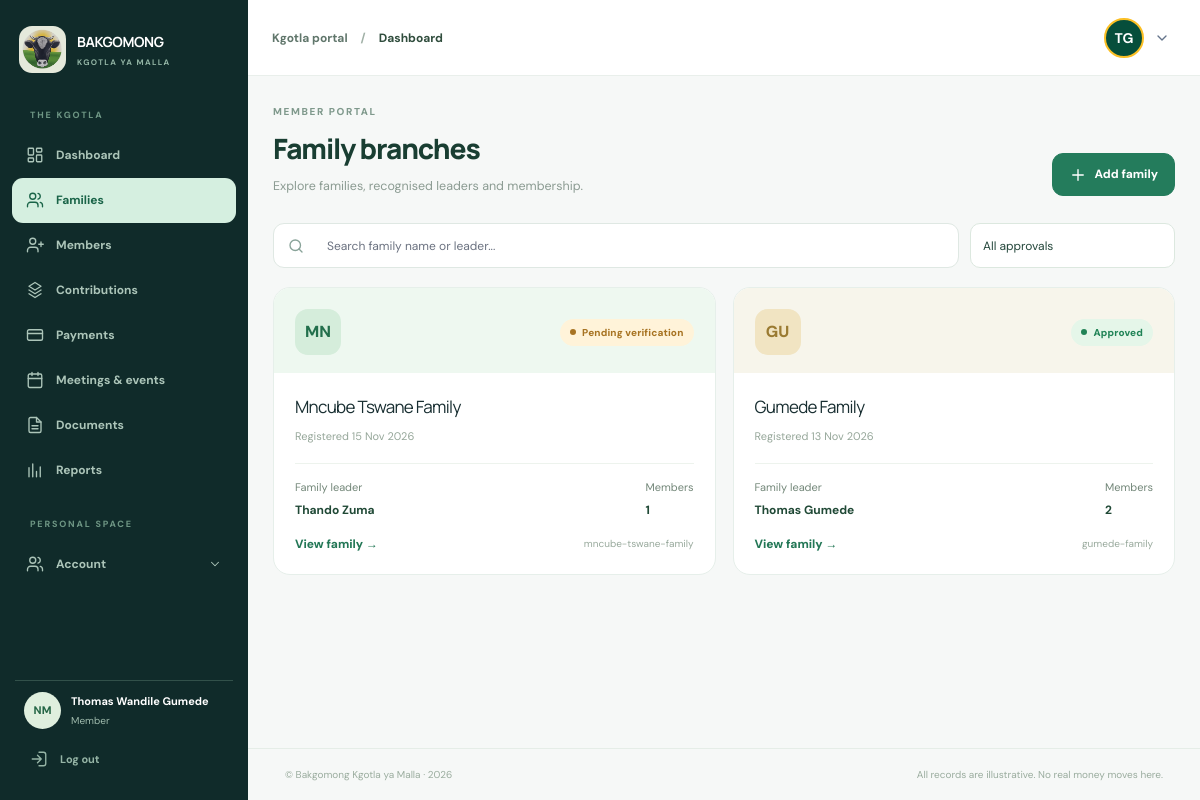
Page /dashboard/families (signed in) on the committed database.
### accounts/models.py (models this page shows, shortened)
class Account(AbstractUser, AbstractProfile):
    profile_image = models.ImageField(help_text=_("Upload profile image"), upload_to=handle_profile_upload, null=True, blank=True)
    title = models.CharField(max_length=30, choices=Title.choices)
    gender = models.CharField(max_length=30, choices=Gender.choices)
    maiden_name = models.CharField(help_text=_("Enter your maiden name"), max_length=300, blank=True, null=True)
    biography = models.TextField(blank=True)
    role = models.CharField(max_length=100, choices=Role.choices, default=Role.MEMBER)
    id_number = models.CharField(max_length=15, help_text=_("Enter your ID number"), unique=True, blank=True, null=True, db_index=True)
    family = models.ForeignKey(Family, related_name='members', on_delete=models.SET_NULL, null=True, blank=True)
    birth_date = models.DateField(help_text=_("Enter your date of birth"), null=True, blank=True)
    employment_status = models.CharField(max_length=20, choices=EmploymentStatus.choices, help_text=_("Select employment status"), null=True, blank=True)
    member_classification = models.CharField(max_length=20, choices=MemberClassification.choices, help_text=_("Select member classification"), null=True, blank=True)
    langueges_spoken = models.CharField(max_length=300, help_text=_("Enter languages you speak, separated by commas"), blank=True, null=True)
    is_approved = models.BooleanField(default=False, help_text=_("Should be approved by executives"))
    is_family_leader = models.BooleanField(default=False, help_text=_("Tick if member is a family leader"))
    created = models.DateTimeField(auto_now_add=True)
    updated = models.DateTimeField(auto_now=True)
    class Meta:
        verbose_name = _("Account")
        verbose_name_plural = _("Accounts")
        ordering = ["-created"]
        indexes = [
            models.Index(fields=["is_approved"]),
            models.Index(fields=["family"]),
        ]
    get_absolute_url = lambda self: reverse("accounts:user-details", kwargs={"username": self.username})
    get_update_url = lambda self: reverse("accounts:profile-update")

class Family(AbstractCreate):
    name = models.CharField(max_length=300, help_text=_('Enter family name e.g Dladla Family'), unique=True)
    slug = models.SlugField(max_length=400, unique=True, db_index=True)
    leader = models.OneToOneField('Account', related_name='family_leader', on_delete=models.SET_NULL, null=True, blank=True)
    is_approved = models.BooleanField(default=False, help_text=_("Should be approved by executives"))
    class Meta:
        verbose_name = _("Family")
        verbose_name_plural = _("Families")
        ordering = ["-created"]
        indexes = [
            models.Index(fields=["is_approved"]),
            models.Index(fields=["slug"]),
        ]
    def get_absolute_url(self):
        return reverse("accounts:get-family", kwargs={"family_slug": self.slug})
    def get_delete_url(self):
        return reverse("accounts:delete-family", kwargs={"family_slug": self.slug})

### accounts/views/family.py (the view)
# urls.py: path('dashboard/families', get_families, name="get-families"),
@login_required
def get_families(request):
    user  = request.user
    if user.role == Role.MEMBER and not user.is_staff:
        families = Family.objects.filter(id=user.family.id)
    else:
        families = Family.objects.all()
    return render(request, 'family/families.html', {"families": families})

### accounts/templates/family/families.html (shortened to what this page needs)
{% extends '_base.html' %}
{% load static %}
{% block content %}
<main class="main-content page-enter" id="main-content">
    <section class="page-heading">
        <div>
            <p class="section-kicker">
                MEMBER PORTAL
            </p>
            <h1>
                Family branches
            </h1>
            <p class="heading-desc">
                Explore families, recognised leaders and membership.
            </p>
        </div>
        <div class="heading-actions">
            <a class="btn-primary" href="{% url 'accounts:add-family' %}">
                <svg aria-hidden="true" class="icon" fill="none" height="18" stroke="currentColor"
                    stroke-linecap="round" stroke-linejoin="round" stroke-width="1.8" viewBox="0 0 24 24" width="18">
                    <path d="M12 5v14M5 12h14">
                    </path>
                </svg>
                Add family
            </a>
        </div>
    </section>
    <div class="filter-toolbar">
        <label class="search-field">
            <svg aria-hidden="true" class="icon" fill="none" height="18" stroke="currentColor" stroke-linecap="round"
                stroke-linejoin="round" stroke-width="1.8" viewBox="0 0 24 24" width="18">
                <circle cx="11" cy="11" r="7">
                </circle>
                <path d="m20 20-4-4">
                </path>
            </svg>
            <input aria-label="Search family name or leader..." id="search-input"
                placeholder="Search family name or leader..." type="search">
        </label>
        <select aria-label="Filter approvals" class="field select-filter" id="filter-main">
            <option value="">
                All approvals
            </option>
        </select>
    </div>
    <div class="family-list-grid w-full" id="families-list">
        {% for family in families %}
        <article class="family-list-item">
            <div class="family-card-top"><span class="family-icon">{{ family.slug|slice:":2"|upper }}</span>{% if family.is_approved %}<span
                    class="status status-green">Approved</span>{% else %}<span class="status status-yellow">Pending verification</span>{% endif %}</div>
            <div class="family-card-content">
                <h3>{{ family.name }}</h3>
                <p>Registered {{ family.created|date:"d M Y" }}</p>
                <div class="family-card-stats"><span>Family leader<strong>{{ family.leader.get_full_name }}</strong></span><span>Members<strong>{{ family.members.count }}</strong></span></div>
                <div class="family-card-footer">
                    {% if family == request.user.family or request.user.is_staff %}
                        <a href="{{ family.get_absolute_url }}" class="text-link">View family
                            →</a>
                    {% endif %}
                    <span style="font-size:10px;color:#98a99c">{{ family.slug }}</span>
                </div>
            </div>
        </article>
        {% empty %}
        <p class="text-center text-muted">No families found.</p>
        {% endfor %}
    </div>
</main>
{% endblock content %}

### templates/_base.html (shortened to what this page needs)
{% load static %}
{% load static tailwind_tags %}
<!DOCTYPE html>
<html lang="en">
<head>
    {% tailwind_css %}
    <link href="{% static 'assets/css/tailwind.generated.css' %}" rel="stylesheet" />
    <link href="{% static 'assets/css/styles.css' %}" rel="stylesheet" />
</head>
<body class="bg-canvas text-ink antialiased" data-page="dashboard">
    <aside aria-label="Main navigation" class="sidebar" id="sidebar">
        <div class="sidebar-top">
            <a class="sidebar-brand" href="{% url 'bakgomong_kgotla_yamalla:dashboard' %}">
                <span class="emblem-frame">
                    <img alt="Bakgomong emblem" src="{% static 'assets/img/bakgomong-emblem.png' %}" />
                </span>
                <span>
                    <strong>
                        BAKGOMONG
                    </strong>
                    <small>
                        KGOTLA YA MALLA
                    </small>
                </span>
            </a>
        </div>
        <div class="side-label">
            THE KGOTLA
        </div>
        <nav class="sidebar-menu">
            <a class="sidebar-link {% if request.resolver_match.url_name == 'dashboard' %} current {% endif %}" href="{% url 'bakgomong_kgotla_yamalla:dashboard' %}">
                <span>
                    Dashboard
                </span>
            </a>
            <a class="sidebar-link {% if request.resolver_match.url_name == 'get-families' %} current {% endif %}" href="{% url 'accounts:get-families' %}">
                <span>
                    Families
                </span>
            </a>
            <a class="sidebar-link {% if request.resolver_match.url_name == 'get-members' %} current {% endif %}" href="{% url 'accounts:get-members' %}">
                <svg aria-hidden="true" class="icon" fill="none" height="18" stroke="currentColor"
                    stroke-linecap="round" stroke-linejoin="round" stroke-width="1.8" viewbox="0 0 24 24" width="18">
                    <path d="M16 21v-2a4 4 0 0 0-4-4H6a4 4 0 0 0-4 4v2">
                    </path>
                    <circle cx="9" cy="7" r="4">
                    </circle>
                    <path d="M20 8v6M23 11h-6">
                    </path>
                </svg>
                <span>
                    Members
                </span>
            </a>
            <a class="sidebar-link {% if request.resolver_match.url_name == 'get-contributions' %} current {% endif %}" href="{% url 'contributions:get-contributions' %}">
                <svg aria-hidden="true" class="icon" fill="none" height="18" stroke="currentColor"
                    stroke-linecap="round" stroke-linejoin="round" stroke-width="1.8" viewbox="0 0 24 24" width="18">
                    <path d="m12 2 8 5-8 5-8-5 8-5ZM4 12l8 5 8-5M4 17l8 5 8-5">
                    </path>
                </svg>
                <span>
                    Contributions
                </span>
            </a>
            <a class="sidebar-link {% if request.resolver_match.url_name == 'member-contributions-list' %} current {% endif %}" href="{% url 'contributions:member-contributions-list' %}">
                <svg aria-hidden="true" class="icon" fill="none" height="18" stroke="currentColor"
                    stroke-linecap="round" stroke-linejoin="round" stroke-width="1.8" viewbox="0 0 24 24" width="18">
                    <rect height="14" rx="2" width="20" x="2" y="5">
                    </rect>
                    <path d="M2 10h20">
                    </path>
                </svg>
                <span>
                    Payments
                </span>
            </a>
            <a class="sidebar-link {% if request.resolver_match.url_name == 'clan-meetings' %} current {% endif %}" href="{% url 'bakgomong_kgotla_yamalla:clan-meetings' %}">
                <svg aria-hidden="true" class="icon" fill="none" height="18" stroke="currentColor"
                    stroke-linecap="round" stroke-linejoin="round" stroke-width="1.8" viewbox="0 0 24 24" width="18">
                    <rect height="18" rx="2" width="18" x="3" y="4">
                    </rect>
                    <path d="M16 2v4M8 2v4M3 10h18">
                    </path>
                </svg>
                <span>
                    Meetings &amp; events
                </span>
            </a>
            <a class="sidebar-link {% if request.resolver_match.url_name == 'clan-documents' %} current {% endif %}" href="{% url 'bakgomong_kgotla_yamalla:clan-documents' %}">
                <svg aria-hidden="true" class="icon" fill="none" height="18" stroke="currentColor"
                    stroke-linecap="round" stroke-linejoin="round" stroke-width="1.8" viewbox="0 0 24 24" width="18">
                    <path d="M14 2H6a2 2 0 0 0-2 2v16a2 2 0 0 0 2 2h12a2 2 0 0 0 2-2V8Z">
                    </path>
                    <path d="M14 2v6h6M8 13h8M8 17h8">
                    </path>
                </svg>
                <span>
                    Documents
                </span>
            </a>
            <a class="sidebar-link {% if request.resolver_match.url_name == 'clan-expenses' %} current {% endif %}" href="{% url 'bakgomong_kgotla_yamalla:clan-expenses' %}">
                <svg aria-hidden="true" class="icon" fill="none" height="18" stroke="currentColor"
                    stroke-linecap="round" stroke-linejoin="round" stroke-width="1.8" viewbox="0 0 24 24" width="18">
                    <path d="M4 21V9M9 21V4M14 21v-7M19 21V8">
                    </path>
                </svg>
                <span>
                    Reports
                </span>
            </a>
        </nav>
        <div class="side-label account-label">
            PERSONAL SPACE
        </div>
        <nav class="sidebar-menu">
            <details class="sidebar-account" id="account-dropdown">
                <summary class="sidebar-link">
                    <span>
                        Account
                    </span>
                    <svg aria-hidden="true" class="icon ml-auto" fill="none" height="18" stroke="currentColor"
                        stroke-linecap="round" stroke-linejoin="round" stroke-width="1.8" viewbox="0 0 24 24"
                        width="18">
                        <path d="m6 9 6 6 6-6">
                        </path>
                    </svg>
                </summary>
            </details>
        </nav>
        <div class="sidebar-bottom">
            <div class="user-mini">
                <span class="user-avatar" data-avatar="{{request.user.get_full_name}}">
                    NM
                </span>
                <div>
                    <strong data-user-name="">
                        {{request.user.first_name }} {{request.user.last_name }}
                    </strong>
                    <small data-user-role="">
                        Member
                    </small>
                </div>
            </div>
            <a class="logout-link" href="{% url 'accounts:logout' %}" id="logout-link" title="Leave demo portal">
                <svg aria-hidden="true" class="icon" fill="none" height="18" stroke="currentColor"
                    stroke-linecap="round" stroke-linejoin="round" stroke-width="1.8" viewbox="0 0 24 24" width="18">
                    <path d="M10 17l5-5-5-5M15 12H3">
                    </path>
                    <path d="M12 3h6a3 3 0 0 1 3 3v12a3 3 0 0 1-3 3h-6">
                    </path>
                </svg>
                Log out
            </a>
        </div>
    </aside>
    <div class="app-frame">
        <header class="app-topbar">
            <div class="topbar-path">
                <a href="{% url 'bakgomong_kgotla_yamalla:dashboard' %}">
                    Kgotla portal
                </a>
                <span>/</span>
                <span>Dashboard</span>
            </div>
            <div class="topbar-right">
                <div id="profile-dropdown" class="relative">
                    <button id="profile-dropdown-button" type="button" aria-label="Open account menu" aria-haspopup="true"
                        aria-expanded="false" aria-controls="profile-dropdown-menu" class="flex items-center gap-2.5
                               rounded-xl p-1.5
                               hover:bg-emerald-50
                               transition-colors
                               focus:outline-none
                               focus:ring-2 focus:ring-emerald-700">
                        <div class="relative flex-shrink-0">
                            <div id="profile-avatar-initials" class="{% if request.user.profile_image %}hidden {% endif %}h-10 w-10
                                       rounded-full
                                       bg-emerald-900
                                       text-white
                                       border-2 border-amber-400
                                       flex items-center
                                       justify-center
                                       text-sm font-bold uppercase">
                                {{ request.user.first_name|default:request.user.username|first|upper }}{{request.user.last_name|first|upper }}
                            </div>
                        </div>
                        <svg id="profile-chevron" class="w-4 h-4 text-slate-500 transition-transform" fill="none"
                            stroke="currentColor" stroke-width="2" viewBox="0 0 24 24">
                            <path d="m6 9 6 6 6-6" stroke-linecap="round" stroke-linejoin="round" />
                        </svg>
                    </button>
                </div>
            </div>
        </header>
        {% block content %}
        {% endblock content %}
        <footer class="portal-footer">
            <span>
                © Bakgomong Kgotla ya Malla · 2026
            </span>
            <span>
                All records are illustrative. No real money moves here.
            </span>
        </footer>
    </div>
</body>
</html>

### rows in the picture
Account: user.first_name "Thomas Wandile", user.last_name "Gumede", user.first_name|first "T", user.last_name|first "G"
Family: slug "MN", is_approved "Pending verification", name "Mncube Tswane Family", created "15 Nov 2026", leader.get_full_name "Thando Zuma", members.count "1", slug "mncube-tswane-family"
Family: slug "GU", is_approved "Approved", name "Gumede Family", created "13 Nov 2026", leader.get_full_name "Thomas Gumede", members.count "2", slug "gumede-family"
